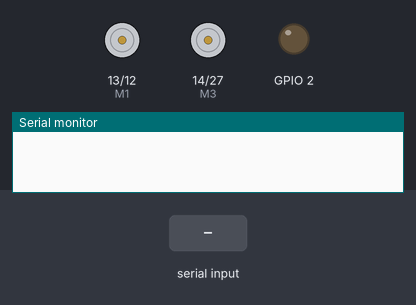
Bench run of a sketch on a simulated ESP32. On the bench: motor-driver pin pairs drawn as motors (green arrow = first pin HIGH = forward, orange = second pin HIGH = backward, longer = more drive), output pins drawn as LEDs (lit = HIGH), the last lines printed to the serial monitor. Inputs (shaded band) come from the test bench. Nothing arrives over Bluetooth unless stated.

Above: at 1.2 s.
1.3 s: "u" received over the second serial link
At 1.7 s:
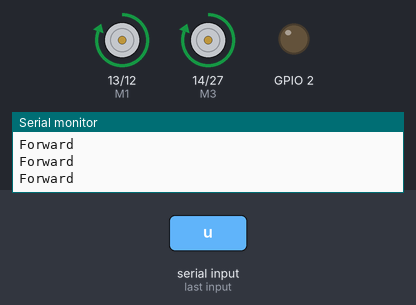
2.8 s: "d" received over the second serial link
At 3.9 s:
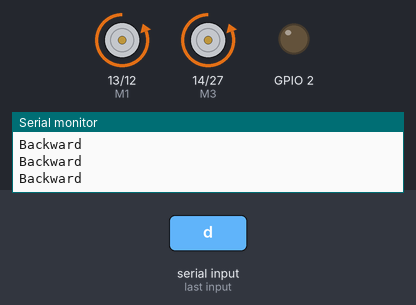
4.3 s: "r" received over the second serial link
At 5.1 s:
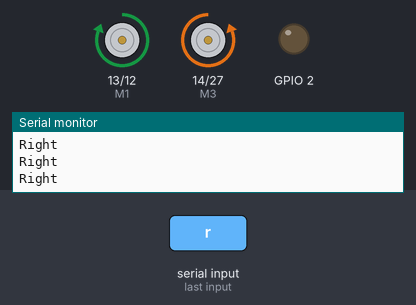
5.8 s: "l" received over the second serial link
At 6.1 s:
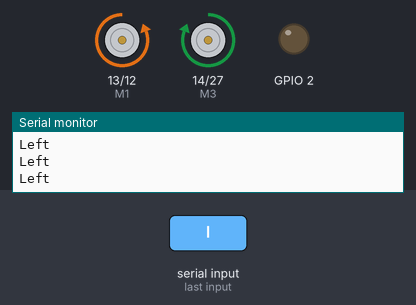
7.3 s: "0" received over the second serial link
At 8.6 s:
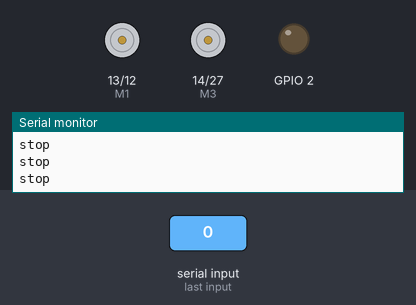
Timing chart, 0 to 9.8 s (numbered marks = the images above; inputs shaded):
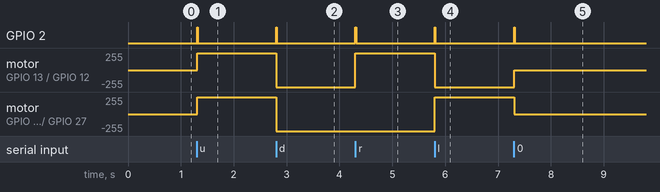

Measured:
- after the input at 1.3 s, GPIO 2: LOW → HIGH at once, → LOW 0.01 s later; motor on GPIO 13 (M1) / GPIO 12 (M2), motor on GPIO 14 (M3) / GPIO 27 (M4): stopped → forward 255/255 at once
- after the input at 2.8 s, GPIO 2: LOW → HIGH at once, → LOW 0.01 s later; motor on GPIO 13 (M1) / GPIO 12 (M2), motor on GPIO 14 (M3) / GPIO 27 (M4): forward 255/255 → backward 255/255 at once
- after the input at 4.3 s, GPIO 2: LOW → HIGH at once, → LOW 0.01 s later; motor on GPIO 13 (M1) / GPIO 12 (M2): backward 255/255 → forward 255/255 at once
- after the input at 5.8 s, GPIO 2: LOW → HIGH at once, → LOW 0.01 s later; motor on GPIO 13 (M1) / GPIO 12 (M2): forward 255/255 → backward 255/255 at once; motor on GPIO 14 (M3) / GPIO 27 (M4): backward 255/255 → forward 255/255 at once
- after the input at 7.3 s, GPIO 2: LOW → HIGH at once, → LOW 0.01 s later; motor on GPIO 13 (M1) / GPIO 12 (M2): backward 255/255 → stopped at once; motor on GPIO 14 (M3) / GPIO 27 (M4): forward 255/255 → stopped at once

The sketch:

ESP32_toy_car.ino
```cpp
#include "BluetoothSerial.h"

BluetoothSerial SerialBT;

char data1;
const int M1 = 13;
const int M2 = 12;
const int M3 = 14;
const int M4 = 27;

void setup() {
  // put your setup code here, to run once:
pinMode(M1,OUTPUT);
pinMode(M2,OUTPUT);
pinMode(M3,OUTPUT);
pinMode(M4,OUTPUT);
pinMode(2, OUTPUT);

SerialBT.begin("toy_car");
Serial.begin(115200);


}

void loop() {
  // put your main code here, to run repeatedly:
if (SerialBT.available()) {
     data1 = SerialBT.read();
     //Serial.println(data1);
     digitalWrite(2,HIGH);
  }
if ( data1 == 'u'){
  digitalWrite(M1,HIGH);
  digitalWrite(M2, LOW);
  digitalWrite(M3, HIGH);
  digitalWrite(M4,LOW);
  Serial.println("Forward");
}
else if( data1 == 'd'){
  digitalWrite(M1, LOW);
  digitalWrite(M2, HIGH);
  digitalWrite(M3,LOW);
  digitalWrite(M4, HIGH);
  Serial.println("Backward");
}
else if (data1 == 'r'){
  digitalWrite(M1, HIGH);/// Left Motor
  digitalWrite(M2, LOW);///
  digitalWrite(M3, LOW);//// Right Motor
  digitalWrite(M4, HIGH);
  Serial.println("Right");
}
else if (data1 == 'l'){
  digitalWrite(M1, LOW);
  digitalWrite(M2, HIGH);
  digitalWrite(M3,HIGH);
  digitalWrite(M4, LOW);
  Serial.println("Left");
}
else if (data1 == '0'){
   digitalWrite(M1, LOW);
  digitalWrite(M2, LOW);
  digitalWrite(M3,LOW);
  digitalWrite(M4, LOW);
  Serial.println("stop");
}

  delay(10);
digitalWrite(2,LOW);

}
```
